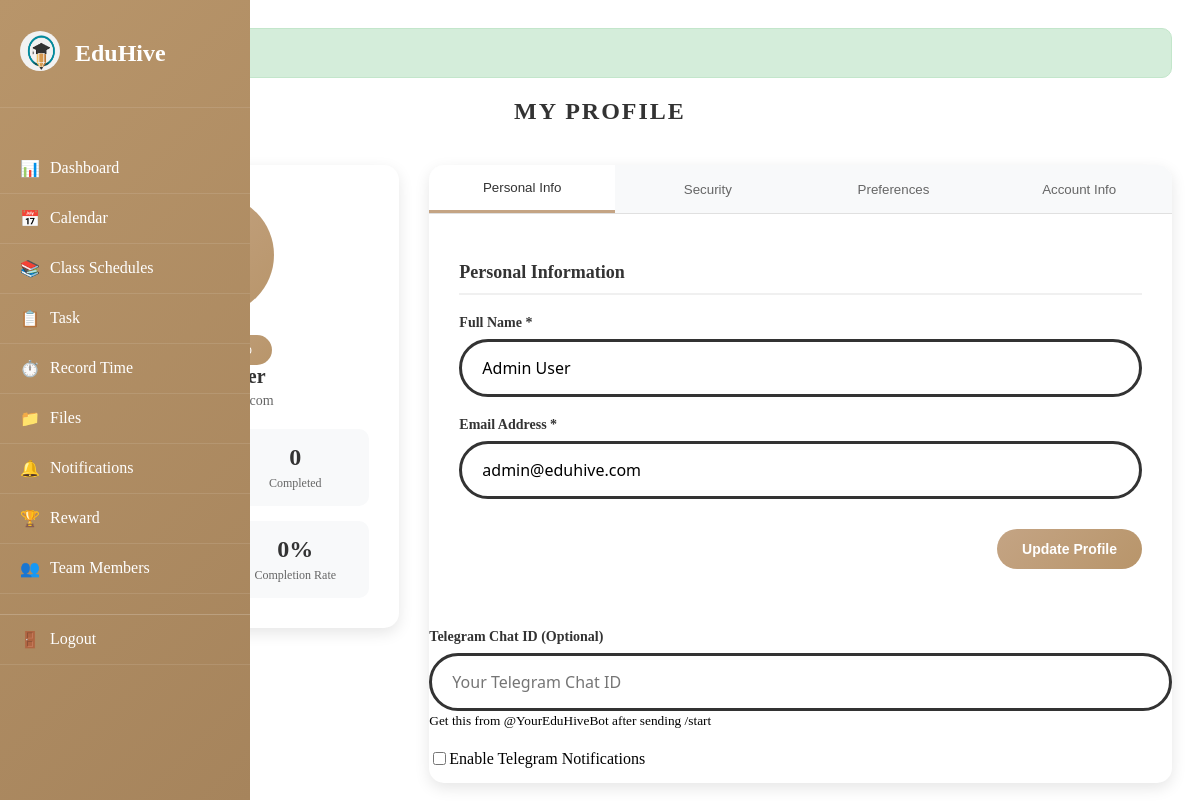
The app's page /profile.php (signed in) with its own data.
### tables this page shows
CREATE TABLE `users` (
  `id` int(11) NOT NULL,
  `name` varchar(100) NOT NULL,
  `email` varchar(100) NOT NULL,
  `password` varchar(255) NOT NULL,
  `role` enum('user','admin') DEFAULT 'user',
  `status` enum('active','inactive') DEFAULT 'active',
  `avatar` varchar(255) DEFAULT NULL,
  `telegram_chat_id` varchar(50) DEFAULT NULL,
  `created_at` timestamp NOT NULL DEFAULT current_timestamp(),
  `last_login` timestamp NULL DEFAULT NULL,
  `updated_at` timestamp NOT NULL DEFAULT current_timestamp() ON UPDATE current_timestamp()
);

CREATE TABLE `user_settings` (
  `id` int(11) NOT NULL,
  `user_id` int(11) NOT NULL,
  `notification_email` tinyint(1) DEFAULT 1,
  `notification_browser` tinyint(1) DEFAULT 1,
  `notification_telegram` tinyint(1) DEFAULT 0,
  `reminder_time` int(11) DEFAULT 24 COMMENT 'Hours before due date',
  `theme` enum('light','dark') DEFAULT 'light',
  `timezone` varchar(50) DEFAULT 'UTC',
  `created_at` timestamp NOT NULL DEFAULT current_timestamp(),
  `updated_at` timestamp NOT NULL DEFAULT current_timestamp() ON UPDATE current_timestamp()
);

### config/session.php (called while the page is built, shortened)
<?php
function isLoggedIn() {
    return isset($_SESSION['user_id']) && !empty($_SESSION['user_id']);
}
function getCurrentUser() {
    return [
        'id' => $_SESSION['user_id'],
        'name' => $_SESSION['user_name'],
        'email' => $_SESSION['user_email'],
        'role' => $_SESSION['user_role'] ?? 'user'
    ];
}
function getMessage() {
    if (isset($_SESSION['flash_message'])) {
        $message = $_SESSION['flash_message'];
        return $message;
    }
    return null;
}
?>

### config/functions.php (called while the page is built, shortened)
<?php
function formatDuration($minutes)
{
    if ($minutes < 60) {
        return $minutes . ' min';
    }
    $hours = floor($minutes / 60);
    $mins = $minutes % 60;
    return $hours . ' hr ' . $mins . ' min';
}
function calculateStudyStats($user_id, $database)
{
    try {
        $db = $database->getConnection();
        $stmt = $db->prepare("SELECT COUNT(*) as total FROM tasks WHERE user_id = ?");
        $stmt->execute([$user_id]);
        $total_tasks = $stmt->fetch()['total'];
        $stmt = $db->prepare("SELECT COUNT(*) as completed FROM tasks WHERE user_id = ? AND status = 'completed'");
        $stmt->execute([$user_id]);
        $completed_tasks = $stmt->fetch()['completed'];
        $week_start = date('Y-m-d', strtotime('monday this week'));
        $stmt = $db->prepare("SELECT SUM(duration) as total_time FROM time_records WHERE user_id = ? AND date >= ?");
        $stmt->execute([$user_id, $week_start]);
        $weekly_time = $stmt->fetch()['total_time'] ?? 0;
        $completion_rate = $total_tasks > 0 ? round(($completed_tasks / $total_tasks) * 100) : 0;
        return [
            'total_tasks' => $total_tasks,
            'completed_tasks' => $completed_tasks,
            'pending_tasks' => $total_tasks - $completed_tasks,
            'weekly_time' => $weekly_time,
            'completion_rate' => $completion_rate
        ];
    } catch (Exception $e) {
        error_log("Error calculating study stats: " . $e->getMessage());
        return [
            'total_tasks' => 0,
            'completed_tasks' => 0,
            'pending_tasks' => 0,
            'weekly_time' => 0,
            'completion_rate' => 0
        ];
    }
}

### profile.php (the view, shortened to what this page needs)
<?php
require_once 'config/functions.php';
require_once 'config/session.php';
$database = new Database();
$db = $database->getConnection();
$current_user = getCurrentUser();
$user_id = $current_user['id'];
$message = null;
$message_type = 'info';
$user_profile = getUserProfile($db, $user_id);
$user_settings = getUserSettings($db, $user_id);
$user_stats = calculateStudyStats($user_id, $database);
function getUserProfile($db, $user_id) {
    try {
        $stmt = $db->prepare("SELECT * FROM users WHERE id = ?");
        $stmt->execute([$user_id]);
        return $stmt->fetch();
    } catch (Exception $e) {
        error_log("Error fetching user profile: " . $e->getMessage());
        return null;
    }
}
function getUserSettings($db, $user_id) {
    try {
        $stmt = $db->prepare("SELECT * FROM user_settings WHERE user_id = ?");
        $stmt->execute([$user_id]);
        $settings = $stmt->fetch();
        return $settings;
    } catch (Exception $e) {
        error_log("Error fetching user settings: " . $e->getMessage());
        return [
            'notification_email' => 1,
            'notification_browser' => 1,
            'reminder_time' => 24,
            'theme' => 'light',
            'timezone' => 'UTC'
        ];
    }
}
$session_message = getMessage();
if ($session_message) {
    $message = $session_message['text'];
    $message_type = $session_message['type'];
}
?>
<!DOCTYPE html>
<html lang="en">
<head>
</head>
<body>
    <div class="app-container">
        <?php include_once 'sidebar.php'; ?>
        <main class="main-content">
            <div class="profile-container">
                <?php if ($message): ?>
                    <div class="alert alert-<?php echo $message_type; ?>">
                        <?php echo htmlspecialchars($message); ?>
                    </div>
                <?php endif; ?>
                <div class="profile-header">
                    <h1 class="profile-title">MY PROFILE</h1>
                </div>
                <div class="profile-content">
                    <div class="profile-card">
                        <div class="profile-avatar">
                            <?php if ($user_profile['avatar'] && file_exists('uploads/avatars/' . $user_profile['avatar'])): ?>
                                <img src="uploads/avatars/<?php echo htmlspecialchars($user_profile['avatar']); ?>" alt="Profile Picture">
                            <?php else: ?>
                                <div class="profile-avatar-placeholder">👤</div>
                            <?php endif; ?>
                        </div>
                        <div class="avatar-upload">
                            <form method="POST" enctype="multipart/form-data" id="avatarForm">
                                <button type="button" class="avatar-upload-btn" onclick="document.getElementById('avatarInput').click()">
                                    Change Photo
                                </button>
                            </form>
                        </div>
                        <div class="profile-name"><?php echo htmlspecialchars($user_profile['name']); ?></div>
                        <div class="profile-email"><?php echo htmlspecialchars($user_profile['email']); ?></div>
                        <div class="profile-stats">
                            <div class="stat-item">
                                <span class="stat-number"><?php echo $user_stats['total_tasks']; ?></span>
                                <div class="stat-label">Total Tasks</div>
                            </div>
                            <div class="stat-item">
                                <span class="stat-number"><?php echo $user_stats['completed_tasks']; ?></span>
                                <div class="stat-label">Completed</div>
                            </div>
                            <div class="stat-item">
                                <span class="stat-number"><?php echo formatDuration($user_stats['weekly_time']); ?></span>
                                <div class="stat-label">This Week</div>
                            </div>
                            <div class="stat-item">
                                <span class="stat-number"><?php echo $user_stats['completion_rate']; ?>%</span>
                                <div class="stat-label">Completion Rate</div>
                            </div>
                        </div>
                    </div>
                    <div class="profile-tabs">
                        <div class="tab-navigation">
                            <button class="tab-button active" onclick="switchTab('personal-info')">Personal Info</button>
                            <button class="tab-button" onclick="switchTab('security')">Security</button>
                            <button class="tab-button" onclick="switchTab('preferences')">Preferences</button>
                            <button class="tab-button" onclick="switchTab('account-info')">Account Info</button>
                        </div>
                        <div id="personal-info" class="tab-content active">
                            <div class="form-section">
                                <h3 class="section-title">Personal Information</h3>
                                <form method="POST">
                                    <div class="form-group">
                                        <label class="form-label">Full Name *</label>
                                        <input type="text" name="name" class="form-input" value="<?php echo htmlspecialchars($user_profile['name']); ?>" required maxlength="100">
                                    </div>
                                    <div class="form-group">
                                        <label class="form-label">Email Address *</label>
                                        <input type="email" name="email" class="form-input" value="<?php echo htmlspecialchars($user_profile['email']); ?>" required maxlength="100">
                                    </div>
                                    <div class="form-actions">
                                        <button type="submit" class="btn btn-primary">Update Profile</button>
                                    </div>
                                </form>
                            </div>
                        </div>
                        <div class="form-group">
    <label class="form-label">Telegram Chat ID (Optional)</label>
    <input type="text" name="telegram_chat_id" class="form-input"
           value="<?php echo htmlspecialchars($user_profile['telegram_chat_id'] ?? ''); ?>"
           placeholder="Your Telegram Chat ID">
    <small class="form-help">Get this from @YourEduHiveBot after sending /start</small>
</div>
<div class="checkbox-group">
    <input type="checkbox" name="notification_telegram" id="notification_telegram"
           <?php echo $user_settings['notification_telegram'] ? 'checked' : ''; ?>>
    <label for="notification_telegram">Enable Telegram Notifications</label>
</div>
                    </div>
                </div>
            </div>
        </main>
    </div>
</body>
</html>

### profile.php (style rules this page uses)
.profile-container { max-width: 1200px; margin: 0 auto; padding: 20px; }
.profile-header { text-align: center; margin-bottom: 40px; }
.profile-title { color: #333; font-size: 24px; font-weight: 600; letter-spacing: 2px; margin: 0; }
.profile-content { display: grid; grid-template-columns: 1fr 2fr; gap: 30px; margin-bottom: 30px; }
.profile-card { background: white; border-radius: 15px; padding: 30px; box-shadow: 0 5px 15px rgba(0,0,0,0.1); text-align: center; height: fit-content; }
.profile-avatar { width: 120px; height: 120px; border-radius: 50%; margin: 0 auto 20px; background: linear-gradient(135deg, #C4A484, #B8956A); display: flex; align-items: center; justify-content: center; overflow: hidden; position: relative; }
.profile-avatar-placeholder { font-size: 48px; color: white; }
.avatar-upload { margin-top: 15px; }
.avatar-upload-btn { background: linear-gradient(135deg, #C4A484, #B8956A); color: white; border: none; padding: 8px 20px; border-radius: 20px; font-size: 12px; cursor: pointer; transition: all 0.3s ease; }
.profile-name { font-size: 20px; font-weight: 600; color: #333; margin-bottom: 5px; }
.profile-email { color: #666; font-size: 14px; margin-bottom: 20px; }
.profile-stats { display: grid; grid-template-columns: 1fr 1fr; gap: 15px; margin-top: 20px; }
.stat-item { text-align: center; padding: 15px; background: #f8f9fa; border-radius: 10px; }
.stat-number { font-size: 24px; font-weight: 600; color: #333; display: block; }
.stat-label { font-size: 12px; color: #666; margin-top: 5px; }
.profile-tabs { background: white; border-radius: 15px; box-shadow: 0 5px 15px rgba(0,0,0,0.1); overflow: hidden; }
.tab-navigation { display: flex; background: #f8f9fa; border-bottom: 1px solid #e0e0e0; }
.tab-button { flex: 1; padding: 15px 20px; background: none; border: none; cursor: pointer; font-weight: 500; color: #666; transition: all 0.3s ease; }
.tab-button.active { background: white; color: #333; border-bottom: 3px solid #C4A484; }
.tab-content { padding: 30px; display: none; }
.tab-content.active { display: block; }
.form-section { margin-bottom: 30px; }
.section-title { font-size: 18px; font-weight: 600; color: #333; margin-bottom: 20px; padding-bottom: 10px; border-bottom: 2px solid #f0f0f0; }
.form-group { margin-bottom: 20px; }
.form-label { display: block; margin-bottom: 8px; color: #333; font-weight: 600; font-size: 14px; }
.form-input, .form-select { width: 100%; padding: 15px 20px; border: 3px solid #333; border-radius: 50px; font-size: 16px; font-family: 'Segoe UI', Tahoma, Geneva, Verdana, sans-serif; background: white; transition: all 0.3s ease; box-sizing: border-box; }
.form-actions { display: flex; gap: 15px; justify-content: flex-end; margin-top: 30px; }
.btn { padding: 12px 25px; border: none; border-radius: 50px; font-weight: 600; cursor: pointer; transition: all 0.3s ease; font-size: 14px; }
.btn-primary { background: linear-gradient(135deg, #C4A484, #B8956A); color: white; }
.checkbox-group { display: flex; align-items: center; margin-bottom: 15px; }
.alert { padding: 15px 20px; border-radius: 10px; margin-bottom: 20px; font-weight: 500; }
.alert-success { background: #d4edda; border: 1px solid #c3e6cb; color: #155724; }

### records on screen
users: name "Admin User", email "admin@eduhive.com"
user_settings: notification_email "1"

### other values on screen
$item['icon'] "📊"
$item['label'] "Dashboard"
$item['icon'] "📅"
$item['label'] "Calendar"
$item['icon'] "📚"
$item['label'] "Class Schedules"
$item['icon'] "📋"
$item['label'] "Task"
$item['icon'] "⏱️"
$item['label'] "Record Time"
$item['icon'] "📁"
$item['label'] "Files"
$item['icon'] "🔔"
$item['label'] "Notifications"
$item['icon'] "🏆"
